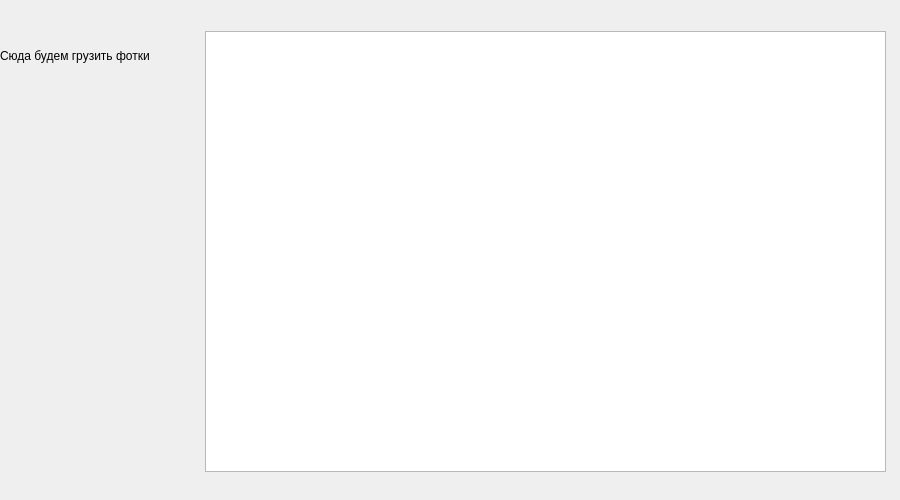
<?xml version="1.0" encoding="UTF-8"?>
<ui version="4.0">
 <class>Form</class>
 <widget class="QWidget" name="Form">
  <property name="geometry">
   <rect>
    <x>0</x>
    <y>0</y>
    <width>900</width>
    <height>500</height>
   </rect>
  </property>
  <property name="windowTitle">
   <string>Form</string>
  </property>
  <widget class="QLabel" name="label">
   <property name="geometry">
    <rect>
     <x>0</x>
     <y>10</y>
     <width>181</width>
     <height>91</height>
    </rect>
   </property>
   <property name="text">
    <string>Сюда будем грузить фотки</string>
   </property>
  </widget>
  <widget class="QGraphicsView" name="graphicsView">
   <property name="geometry">
    <rect>
     <x>205</x>
     <y>31</y>
     <width>681</width>
     <height>441</height>
    </rect>
   </property>
  </widget>
 </widget>
 <resources/>
 <connections/>
</ui>
